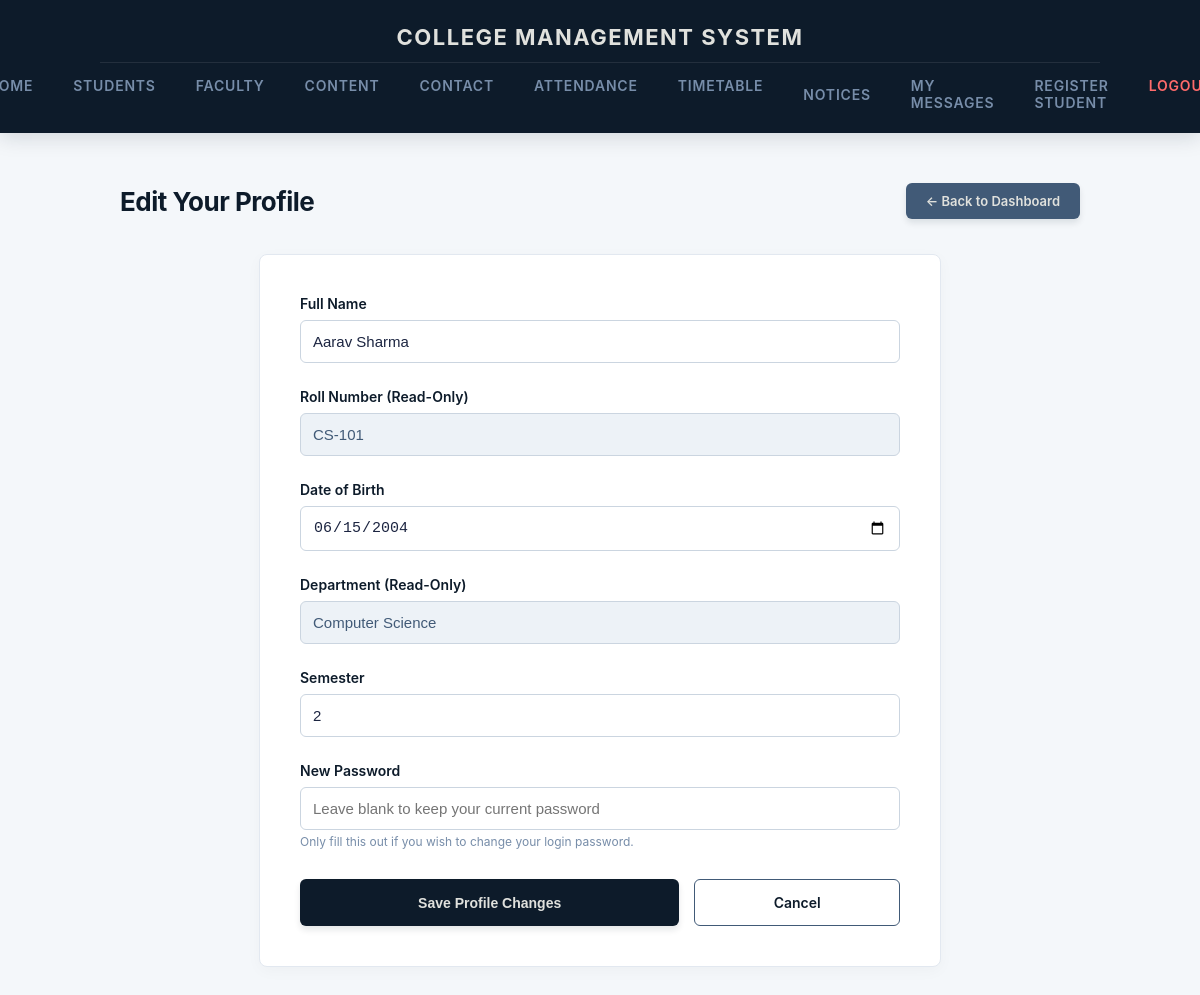
The app's page /profile/edit/ (signed in) with its own data.
### cms/models.py (models this page shows, shortened)
class Student(models.Model):
    name = models.CharField(max_length=100)
    DOB = models.DateField()
    roll_no = models.CharField(max_length=100, unique=True)
    department = models.ForeignKey(Department, on_delete=models.CASCADE)
    semester = models.CharField(max_length=20, blank=True, default='')
    password = models.CharField(max_length=100)

class Department(models.Model):
    name = models.CharField(max_length=100)

### cms/views.py (the view, shortened to what this page needs)
# urls.py: path("profile/edit/", edit_profile, name="edit_profile"),
@student_login_required
def edit_profile(request):
    student_id = request.session.get('student_id')
    try:
        student = Student.objects.select_related('department').get(id=student_id)
    except Student.DoesNotExist:
        request.session.flush()
        return redirect('login')
    error = None
    success = None
    context = {
        'student': student,
        'error': error,
        'success': success,
    }
    return render(request, 'edit_profile.html', context)

### admin_dashboard/context_processors.py (called while the page is built)
def sidebar_links(request):
    return {
        'admin_nav':
            [
                {'name': 'Dashboard', 'url': 'staff_dashboard', 'icon': '📊'},
                {'name': 'Students', 'url': 'staff_students', 'icon': '🎓'},
                {'name': 'Faculty', 'url': 'staff_faculty', 'icon': '💼'},
                {'name': 'Attendance', 'url': 'staff_attendance', 'icon': '✅'},
                {'name': 'Messages', 'url': 'staff_messages', 'icon': '✉️'},
            ]
    }

### cms/context_processors.py (called while the page is built)
def student_nav_context(request):
    student_id = request.session.get('student_id')
    if not student_id:
        return {}
    from .models import Student
    try:
        student = Student.objects.select_related('department').get(id=student_id)
    except Student.DoesNotExist:
        return {}
    notices_qs = Notice.objects.filter(
        Q(department__isnull=True) | Q(department=student.department),
        Q(semester='') | Q(semester=student.semester),
    )
    unread_notice_count = notices_qs.exclude(reads__student=student).count()
    return {
        'nav_student': student,
        'unread_notice_count': unread_notice_count,
    }

### cms/views.py (called while the page is built)
def student_login_required(view_func):
    @wraps(view_func)
    def _wrapped_view(request, *args, **kwargs):
        if 'student_id' not in request.session:
            return redirect('login')
        return view_func(request, *args, **kwargs)
    return _wrapped_view

### cms/templates/edit_profile.html (shortened to what this page needs)
{% extends 'index.html' %}
{% block main_content %}
<div class="cms-module-header">
    <h1>Edit Your Profile</h1>
    <a href="{% url 'index' %}" class="cms-btn-primary" style="background-color: var(--eclipse-steel); padding: 10px 20px; font-size: 13px;">
        ← Back to Dashboard
    </a>
</div>
<div class="cms-form-card" style="max-width: 600px; margin: 0 auto;">
    <form method="POST">
        <div class="cms-form-group">
            <label for="name">Full Name</label>
            <input type="text" id="name" name="name" class="cms-form-input" value="{{ student.name }}" required autocomplete="off">
        </div>
        <div class="cms-form-group">
            <label for="roll_no">Roll Number (Read-Only)</label>
            <input type="text" id="roll_no" class="cms-form-input" value="{{ student.roll_no }}" disabled style="background-color: #EDF2F7; cursor: not-allowed; color: var(--eclipse-steel);">
        </div>
        <div class="cms-form-group">
            <label for="DOB">Date of Birth</label>
            <input type="date" id="DOB" name="DOB" class="cms-form-input" value="{{ student.DOB|date:'Y-m-d' }}" required>
        </div>
        <div class="cms-form-group">
            <label for="department">Department (Read-Only)</label>
            <input type="text" id="department" class="cms-form-input" value="{{ student.department.name }}" disabled style="background-color: #EDF2F7; cursor: not-allowed; color: var(--eclipse-steel);">
        </div>
        <div class="cms-form-group">
            <label for="semester">Semester</label>
            <input type="text" id="semester" name="semester" class="cms-form-input" value="{{ student.semester }}" placeholder="e.g. 1, 2, 3, 4, 5, 6" autocomplete="off">
        </div>
        <div class="cms-form-group" style="margin-bottom: 30px;">
            <label for="password">New Password</label>
            <input type="password" id="password" name="password" class="cms-form-input" placeholder="Leave blank to keep your current password">
            <span style="font-size: 12px; color: var(--eclipse-light); margin-top: 4px; display: block;">Only fill this out if you wish to change your login password.</span>
        </div>
        <div style="display: flex; gap: 15px;">
            <button type="submit" class="cms-btn-primary" style="flex: 2; padding: 14px;">
                Save Profile Changes
            </button>
            <a href="{% url 'index' %}" class="cms-btn-primary" style="flex: 1; padding: 14px; background-color: transparent; border: 1px solid var(--eclipse-steel); color: var(--eclipse-deep); text-align: center; box-shadow: none;">
                Cancel
            </a>
        </div>
    </form>
</div>
{% endblock %}

### static/css/style.css (style rules this page uses)
:root { --eclipse-deep: #0D1B2A; --eclipse-navy: #1B263B; --eclipse-steel: #415A77; --eclipse-light: #778DA9; --eclipse-glow: #E0E1DD; --canvas-bg: #F4F7FA; --text-primary: #1C2541; }
body { font-family: -apple-system, BlinkMacSystemFont, "Segoe UI", Roboto, Helvetica, Arial, sans-serif; background-color: var(--canvas-bg); color: var(--text-primary); margin: 0; padding: 0; -webkit-font-smoothing: antialiased; }
.cms-module-header { display: flex; justify-content: space-between; align-items: center; margin-bottom: 35px; }
.cms-module-header h1 { color: var(--eclipse-deep); margin: 0; font-size: 26px; font-weight: 700; letter-spacing: -0.5px; }
.cms-btn-primary { background-color: var(--eclipse-deep); color: var(--eclipse-glow); text-decoration: none; padding: 12px 24px; border-radius: 6px; font-weight: 600; font-size: 14px; border: none; cursor: pointer; display: inline-block; box-shadow: 0 4px 6px rgba(13, 27, 42, 0.1); transition: all 0.2s cubic-bezier(0.4, 0, 0.2, 1); }
.cms-form-card { background: #ffffff; padding: 40px; border-radius: 8px; box-shadow: 0 4px 15px rgba(0, 0, 0, 0.03); border: 1px solid #E2E8F0; }
.cms-form-group { margin-bottom: 25px; }
.cms-form-group label { display: block; margin-bottom: 8px; font-weight: 600; color: var(--eclipse-deep); font-size: 14px; }
.cms-form-input, .cms-form-select { width: 100%; padding: 12px; border: 1px solid #CBD5E0; border-radius: 6px; box-sizing: border-box; font-size: 15px; background-color: #ffffff; color: var(--text-primary); transition: all 0.2s ease; }

### records on screen
Student: name "Aarav Sharma", roll_no "CS-101", DOB "06/15/2004", department.name "Computer Science", semester "2"
